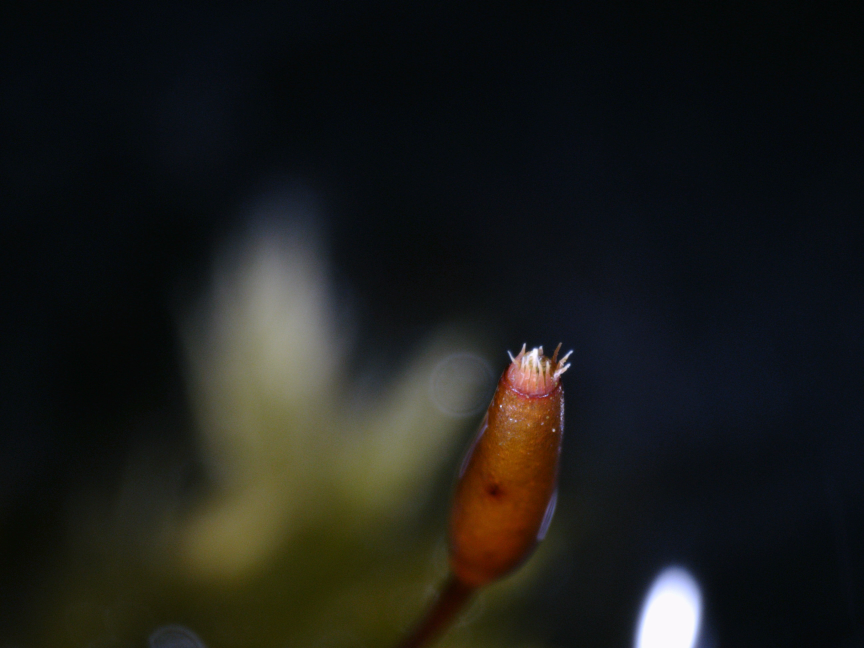
#> input picture work/img/2025-01-30-08-39-35.jpg, 2592 x 1944 px (shown at 1/3 size); its folder holds only this picture in this run
$ python gengif.py
#> lines starting #> are read from the running program, lines starting #| are printed output that depends on the picture; after the words box and inside, x2 and y2 are one past the last pixel; in counts of white or black regions, pixels touching at a corner belong together
#> in generate_gif, imgref is the input picture: shape (1944, 2592, 3); mean R, G, B 28.3, 29, 26
# Copyright (c) 2025 Lucas Foerderer
# All rights reserved.

# For inquiries or further information, please contact [Your Email Address].
#
# Used Python packages:
# - numpy
# - imageio
# - PIL
# - opencv

# Note: Replace the placeholders with the actual package names used in your script.

import os
import imageio
import numpy as np
import cv2
from PIL import Image
import logging
import configparser

# Log file path
log_file_path = 'gengif.log'

# Check if log file exists and its size
if os.path.exists(log_file_path) and os.path.getsize(log_file_path) > 10 * 1024 * 1024:  # 10MB
    os.remove(log_file_path)

# Configure logging
logging.basicConfig(level=logging.INFO, format='%(asctime)s - %(message)s')
logger = logging.getLogger()
file_handler = logging.FileHandler(log_file_path)
file_handler.setLevel(logging.INFO)
file_handler.setFormatter(logging.Formatter('%(asctime)s - %(message)s'))
logger.addHandler(file_handler)

# Read duration from gengif.ini
config = configparser.ConfigParser()
config.read('gengif.ini')
duration = config.getint('settings', 'duration', fallback=400)
logger.info("Duration: %d milliseconds", duration)

def align_images(image1, image2):
    gray1 = np.asarray(cv2.cvtColor(image1, cv2.COLOR_BGR2GRAY))
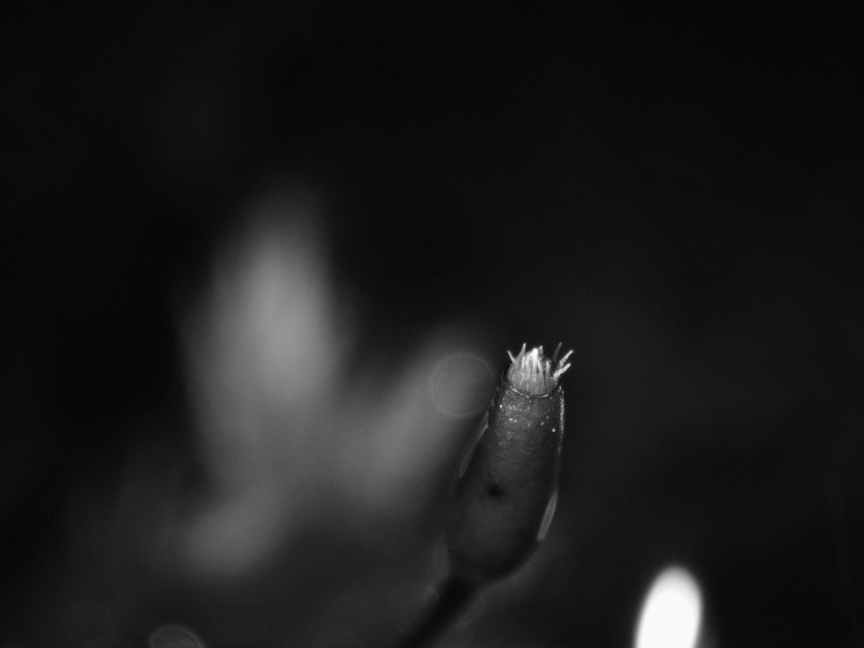
#> gray1: shape (1944, 2592) (shown at 1/3 size); min 1, max 252, mean 28
    gray2 = np.asarray(cv2.cvtColor(image2, cv2.COLOR_BGR2GRAY))
    orb = cv2.ORB.create()
    keypoints1, descriptors1 = orb.detectAndCompute(gray1, None)
#> keypoints1 = 500 keypoints; strongest (x, y, size): (1502, 1219, 37.2), (1502, 1220, 31), (1502, 1217, 37.2), (1606, 1048, 92.6)
    keypoints2, descriptors2 = orb.detectAndCompute(gray2, None)
#> keypoints2 has the same summary as keypoints1
    bf = cv2.BFMatcher(cv2.NORM_HAMMING, crossCheck=True)
    matches = bf.match(descriptors1, descriptors2)
#> matches = 500 matches
    matches = sorted(matches, key=lambda x: x.distance)
    points1 = np.zeros((len(matches), 2), dtype=np.float32)
#> points1 = 500 pairs, first value 0 to 0, second value 0 to 0
    points2 = np.zeros((len(matches), 2), dtype=np.float32)
#> points2 = 500 pairs, first value 0 to 0, second value 0 to 0
    for i, match in enumerate(matches):
        points1[i, :] = keypoints1[match.queryIdx].pt
        points2[i, :] = keypoints2[match.trainIdx].pt
#> after the loop, points1 = 500 pairs, first value 1501.3 to 1716, second value 1028.5 to 1298; points2 has the same summary as points1
    h, mask = cv2.findHomography(points2, points1, cv2.RANSAC)
#> h = [[1, -1.02e-15, 2.76e-11], [-1.19e-14, 1, 2.08e-11], [-1.03e-17, -5.53e-19, 1]]; mask = 500 values from 1 to 1
    height, width, channels = image1.shape
#> height = 1944; width = 2592; channels = 3
    aligned_image = cv2.warpPerspective(image2, h, (width, height))
    return aligned_image

def crop_image(image, crop_box):
    pil_image = Image.fromarray(np.asarray(cv2.cvtColor(image, cv2.COLOR_BGR2RGB)))
    cropped_pil_image = pil_image.crop(crop_box)
    cropped_image = cv2.cvtColor(np.array(cropped_pil_image), cv2.COLOR_RGB2BGR)
    return cropped_image

def find_common_area(images):
    intersection_mask = None

    for image in images:
        gray = np.asarray(cv2.cvtColor(image, cv2.COLOR_BGR2GRAY))
        _, mask = cv2.threshold(gray, 1, 255, cv2.THRESH_BINARY)
        mask = np.asarray(mask)

        if intersection_mask is None:
            intersection_mask = mask
        else:
            intersection_mask = np.asarray(cv2.bitwise_and(intersection_mask, mask))
#> this loop made 1 pass
#> pass 1, in find_common_area, `_, mask = cv2.threshold(gray, 1, 255, cv2.THRESH_BINARY)`:
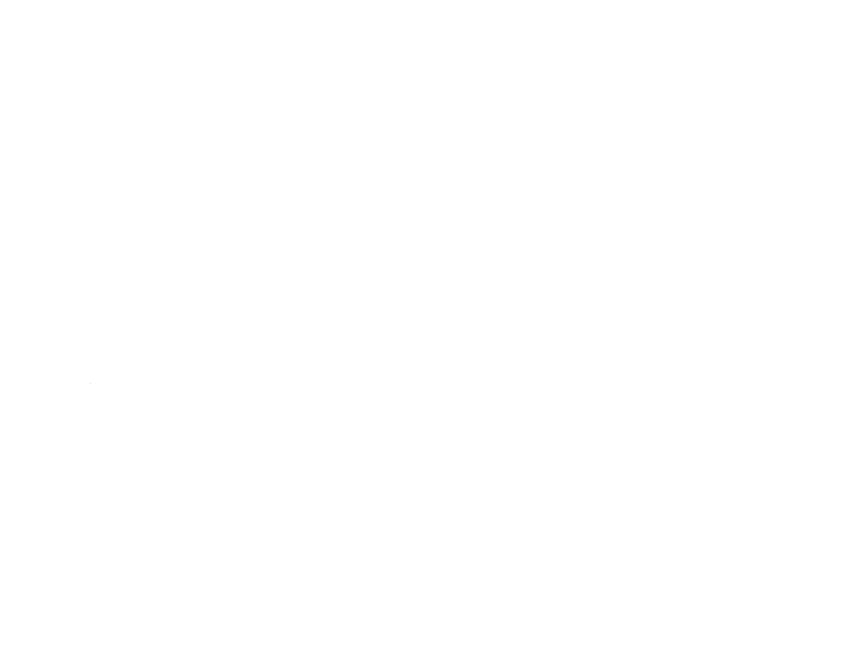
#> mask: shape (1944, 2592) (shown at 1/3 size); 100% white; black in thin lines or dots, all inside (x1, y1, x2, y2) = (272, 1150, 273, 1151)

    # Ensure the intersection mask is not empty
    if intersection_mask is None or cv2.countNonZero(intersection_mask) == 0:
        raise ValueError("No common area found with image data")

    # Find the bounding box of the intersection mask
    coords = cv2.findNonZero(intersection_mask)
#> coords = contour of 5038847 points, box (x1, y1, x2, y2) (0, 0, 2592, 1944), area 0
    if coords is None:
        raise ValueError("No common area found with image data")
    x, y, w, h = cv2.boundingRect(np.asarray(coords))
#> x = 0; y = 0; w = 2592; h = 1944
    return (x, y, x + w, y + h)

def generate_gif(jpg_dir='./img', ref_img_dir='./refimg', output_path='./result/output.gif', duration=None):
    if duration is None:
        config = configparser.ConfigParser()
        config.read('gengif.ini')
        duration = config.getint('settings', 'duration', fallback=400)
    logger.info("Duration: %d milliseconds", duration)
    logger.info("Input Directory: %s", os.path.abspath(jpg_dir))
    logger.info("Reference File Directory: %s", os.path.abspath(ref_img_dir))

    images = []
    filelist = sorted([f for f in os.listdir(jpg_dir) if f.lower().endswith(('.jpg', '.jpeg', '.png'))])
    logger.info("List of input files: %s", filelist)
    if not filelist:
        raise ValueError(f"No image files found in {jpg_dir}")

    middle_file_name = filelist[len(filelist) // 2]

    # Read reference image
    ref_img_files = []
    if ref_img_dir and os.path.exists(ref_img_dir):
        ref_img_files = [f for f in os.listdir(ref_img_dir) if f.lower().endswith(('.jpg', '.jpeg', '.png'))]
    if ref_img_files:
        ref_img_path = os.path.join(ref_img_dir, ref_img_files[0])
        imgref = imageio.v2.imread(ref_img_path)
        logger.info("Reference File: %s", os.path.abspath(ref_img_path))
    else:
        imgref = imageio.v2.imread(os.path.join(jpg_dir, middle_file_name))
        logger.info("Reference File: %s", os.path.abspath(os.path.join(jpg_dir, middle_file_name)))

    for file_name in filelist:
        file_path = os.path.join(jpg_dir, file_name)
        img = imageio.v2.imread(file_path)
        imga = align_images(imgref, img)
        images.append(imga)

    # Find the largest common area
    crop_box = find_common_area(images)
#> crop_box = (0, 0, 2592, 1944)

    # Crop images to the largest common area
    cropped_images = [crop_image(img, crop_box) for img in images]
#> in crop_image, `pil_image = Image.fromarray(np.asarray(cv2.cvtColor(image, cv2.COLOR_B..`:
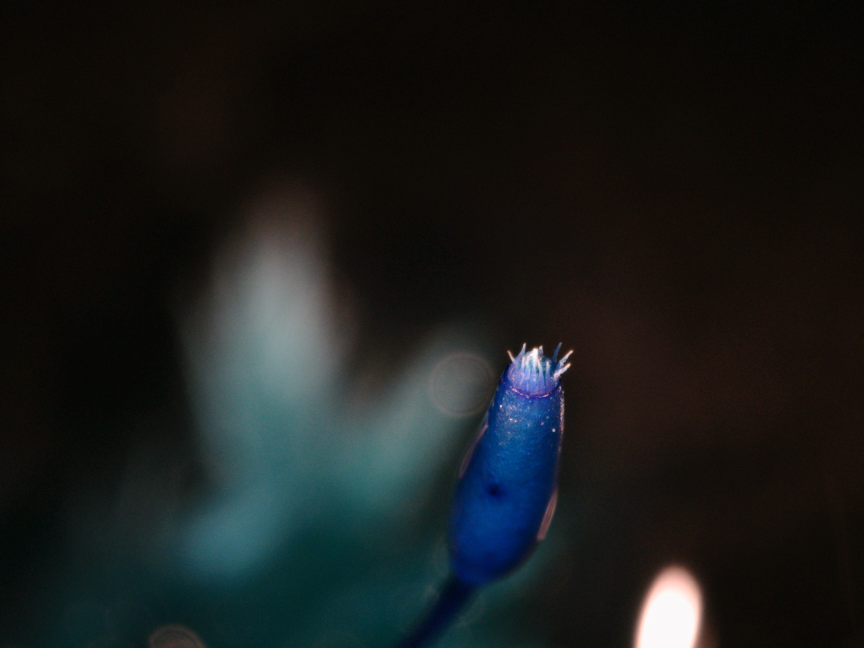
#> pil_image: PIL image 2592x1944 RGB (shown at 1/3 size); mean R, G, B 26, 29, 28.3
#> cropped_images = 1 item

    if cropped_images:
        out_dir = os.path.dirname(output_path)
        if out_dir and not os.path.exists(out_dir):
            os.makedirs(out_dir, exist_ok=True)
        imageio.mimsave(output_path, cropped_images, duration=duration)
        logger.info("Output File: %s", os.path.abspath(output_path))
        return output_path
    return None

if __name__ == '__main__':
    generate_gif()

$ run again, on work/img/2025-01-30-08-39-40_crb.jpg
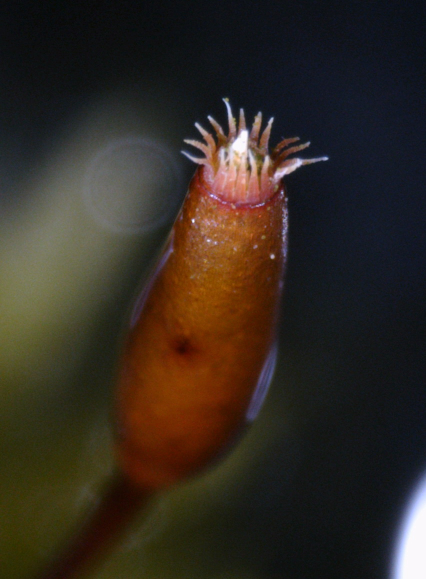
#> input picture work/img/2025-01-30-08-39-40_crb.jpg, 852 x 1158 px (shown at 1/2 size)
#> in generate_gif, imgref is the input picture: shape (1158, 852, 3); mean R, G, B 50.8, 42.7, 33.9
#> in align_images, `gray1 = np.asarray(cv2.cvtColor(image1, cv2.COLOR_BGR2GRAY))`:
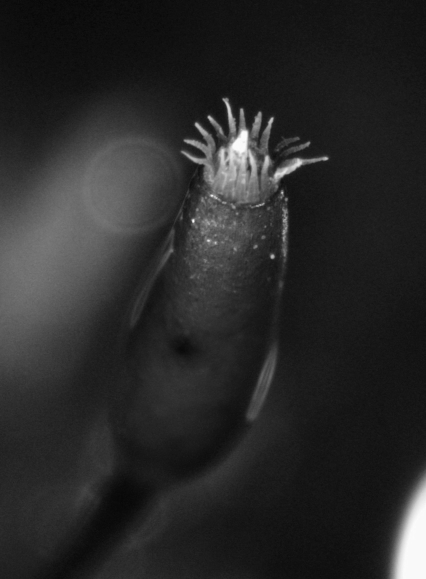
#> gray1: shape (1158, 852) (shown at 1/2 size); min 6, max 253, mean 40.9
#> keypoints1 = 500 keypoints; strongest (x, y, size): (386, 443, 31), (487, 262, 111.1), (386, 442, 44.6), (484, 263, 92.6)
#> keypoints2 has the same summary as keypoints1
#> matches = 500 matches
#> in align_images, `points1 = np.zeros((len(matches), 2), dtype=np.float32)`: points1 = 500 pairs, first value 0 to 0, second value 0 to 0
#> after the loop in align_images, `for i, match in enumerate(matches):`: points1 = 500 pairs, first value 362.9 to 654, second value 195.8 to 517; points2 has the same summary as points1
#> in align_images, `h, mask = cv2.findHomography(points2, points1, cv2.RANSAC)`: h = [[1, 2.37e-15, -1.47e-12], [4.16e-16, 1, -8.02e-13], [1.64e-18, 4.84e-18, 1]]; mask = 500 values from 1 to 1
#> the loop in find_common_area, `for image in images:` made 1 pass
#> coords = contour of 986616 points, box (x1, y1, x2, y2) (0, 0, 852, 1158), area 0
#> in find_common_area, `x, y, w, h = cv2.boundingRect(np.asarray(coords))`: x = 0; w = 852; h = 1158
#> crop_box = (0, 0, 852, 1158)
#> in crop_image, `pil_image = Image.fromarray(np.asarray(cv2.cvtColor(image, cv2.COLOR_B..`:
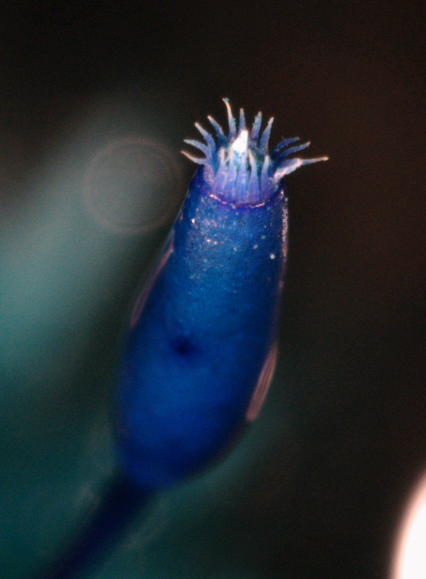
#> pil_image: PIL image 852x1158 RGB (shown at 1/2 size); mean R, G, B 33.9, 42.7, 50.8
#> cropped_images = 1 item
